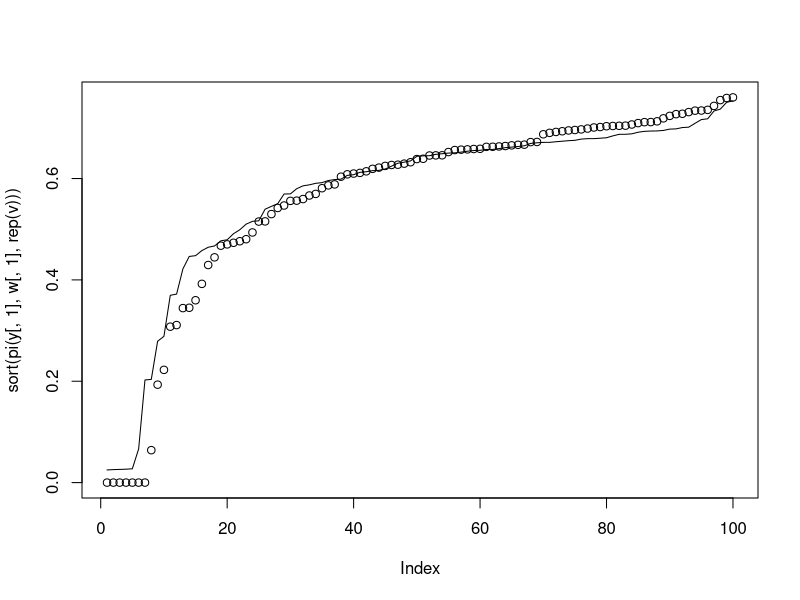
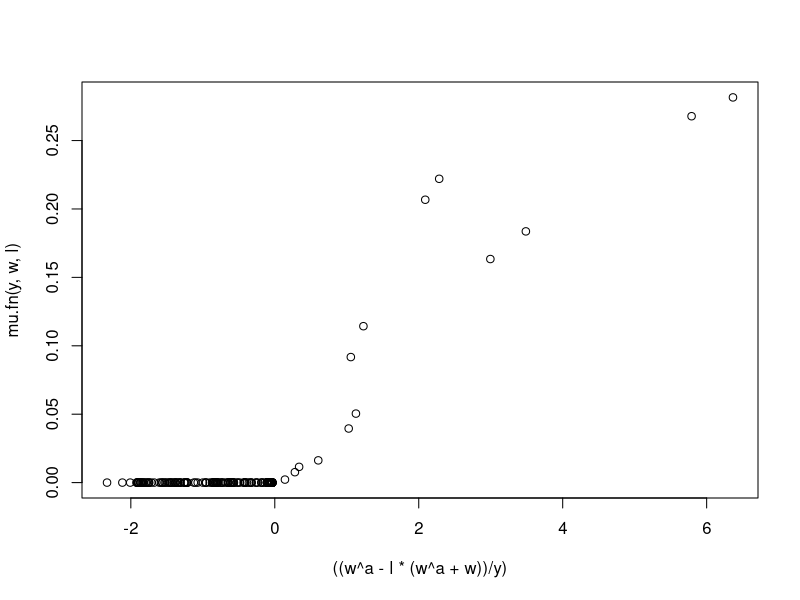
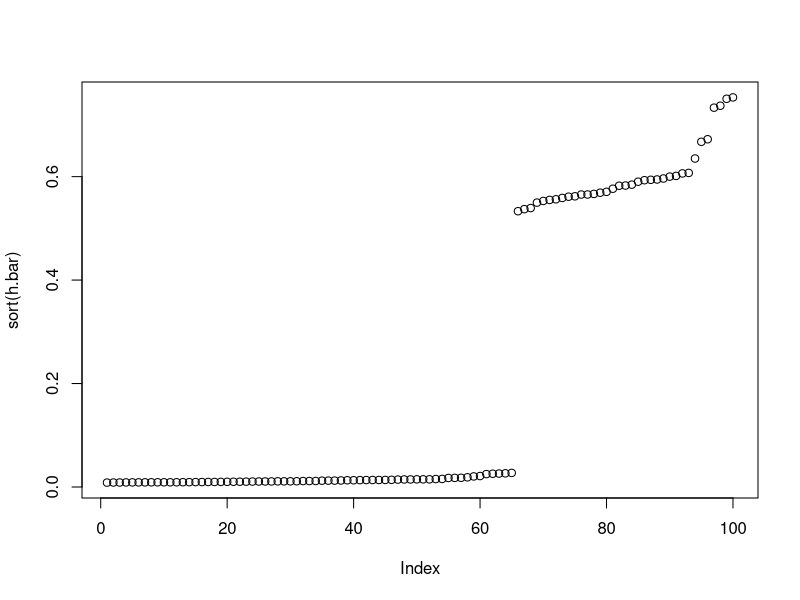
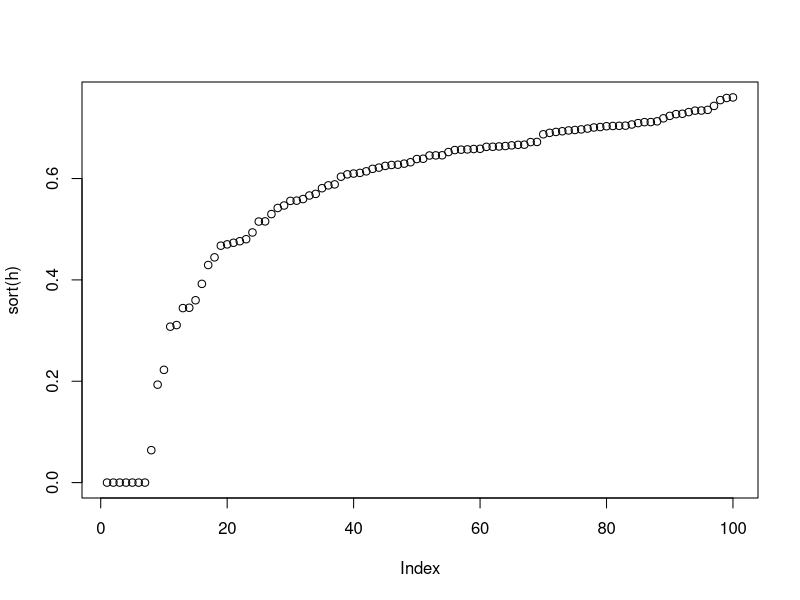
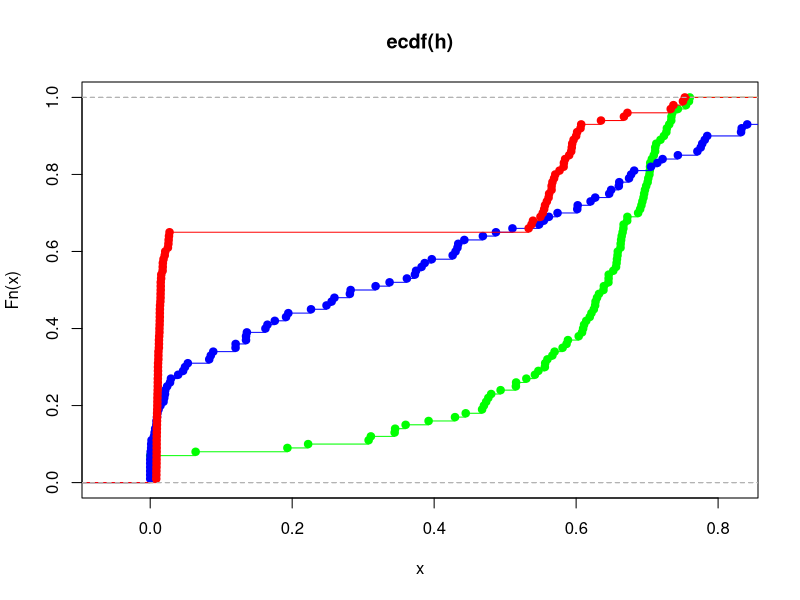

The R source for these figures, in order:
#Very simple
# 14 Feb, with correct(ing) (y,w)
n <- 100

# EAch indv has one kink in their budget constraint (including linear as a special case)
j <- round(rep(2, n) )
y <- matrix(NA, nrow=n, ncol=j[1])
w <- matrix(NA, nrow=n, ncol=j[1])
y[,1] <- pmax(0, rnorm(n, 10, .5))
# y[,1] <- rep(0,n)
w[,1] <- pmax(1, rnorm(n, 15, 10))
# kink is when labor tax kicks in
kink <- 20
tax.r <- .3
l <- pmin(1, kink/w[,1])
w[(l<1),2] <- w[(l<1),1]*(1-tax.r)
w[(l==1),2] <- 1
y[,2] <- l*(w[,1]-w[,2]) + y[,1]

head(cbind(y,w,l))


# V is noise on measurement of y
v.mean <- 0
v.sigm <- 1
v <- (runif(n, 0, 1))

a <- 8/6

# pi is from u=(c^(1-a)+(1-h)^(1-a))/(1-a)
pi <- function(y,w,v){ pmax(0, ((w)^a-(y*v))/(w^a+w)) }
# pi <- function(y,w,v){ pmax((v*(w+y)-y)/w,0) }
mean(pi(y,w,v))
sum(pi(y,w,v))
plot(sort(pi(y[,1],w[,1],rep(v))))


pi.bar.fn <- function(y,w){ 1/(w^a+w)*((w^a-y/2)^(w^a/y >= 1))*
    ((w^(a*2)/(y*2))^(w^a/y < 1))}
lines(sort(pi.bar.fn(y[,1],w[,1])))

pi.inv.fn <- function(y,w,l) { 
  (w^2-l*(w^2+w)/y)*(l>0)}

mu.fn <- function(y,w,l){ 
  0*(0 >= (w^a-l*(w^a+w))/y ) +
    (w^(2*a)-2*l*w^a*(w^a+w) +l^2*(w^a+w)^2)/(2*y*(w^a+w))*(1 >= (w^a-l*(w^a+w))/y &(w^a-l*(w^a+w))/y >= 0) +
    ((w^(a)-1/2*y)/(w^a+w)-l)*((w^a-l*(w^a+w))/y >= 1) 
}
plot(((w^a-l*(w^a+w))/y),mu.fn(y,w,l))
head(mu.fn(y,w,l))
head((w^a-l*(w^a+w))/y)

# pi.bar <- pi.bar.fn(y[,2],w[,2])
# mu <- mu.fn(y,w,rep(l))

h.bar.fn <- function(y,w,l){ pi.bar.fn(y[,2],w[,2]) + mu.fn(y,w,rep(l))[,1] - mu.fn(y,w,rep(l))[,2]}
h.bar <- h.bar.fn(y,w,l)
plot(sort(h.bar))
# 
# # here are some plots for interest
# plot(l,h.bar)
# plot(w[,1],pi(y[,1],w[,1],rep(v)))
# plot(w[,1],h.bar)
# plot(w[,2],h.bar)
# plot(y[,1],h.bar)
# plot(y[,2],h.bar)
#
#
# # Estimation
# h data is generated now
h <- pi(y[,1],w[,1],v)
plot(sort(h))

#
# # basis has just increasing powers, up to k

P.sq <- function(K.sq) {cbind(rep(1,n),poly(cbind(y[,1],w[,1]), degree=K.sq, raw=T)[1:n,])}
P.mu <- function(K.mu) {-poly(cbind(l,y[,2],w[,2]), degree=K.mu, raw=T)[1:n,]+
  poly(cbind(l,y[,1],w[,1]), degree=K.mu, raw=T)[1:n,]}
P <- function(K){cbind(P.sq(K), P.mu(K))}

# check for linear dependence: ginv makes this redundant, but interesting to see

library(MASS)
beta <- function(K) {ginv(t(P(K)) %*% P(K)) %*% t(P(K)) %*% h}
hhat <- function(K) {P(K) %*% beta(K)}

# Minimize CV
SSE <- function(K){
  temp = matrix(NA, nrow=n, ncol=1)
  hhat_l = hhat(K)
  P_l   = P(K)
  for (i in 1:n) {
    temp[i] = (h[i]-hhat_l[i])^2 / (1-t(P_l[i,]) %*% ginv(t(P_l) %*% P_l) %*% P_l[i,] )^2
  }
  sum(temp)
}

CV <- function(K){1 - SSE(K) / sum((h-h.bar)^2)}

Kmax = 10
CV.mat = matrix(NA, nrow=Kmax, ncol=1)
for (i in 1:Kmax) {
  CV.mat[i] = CV(i)
}

CV.opt = min(CV.mat)
K.opt = which.min(CV.mat)

plot(ecdf(h),col="GREEN")
lines(ecdf(P(K.opt)%*% beta(K.opt)), col="BLUE")
lines(ecdf(h.bar),col="RED")

## OLD:
# some observations:
# the estimation does better! if the basis is limited (see what happens when k = 8), why is this?
# having a look at Table I and section 5.3, it sems like 'additional terms' are added v arbitrarily. Must read more on this
# How to pick power functions? SHould we try non-uniformly increasing functions (like y^3*w^2) ?
# # Next steps:
# Why these basis functions? They seem to suck for CD
# How pick the basis? Do his CV?
# gaussian, explain why screw up with big k, run another function, do 2/3-variable taylor polynomial
